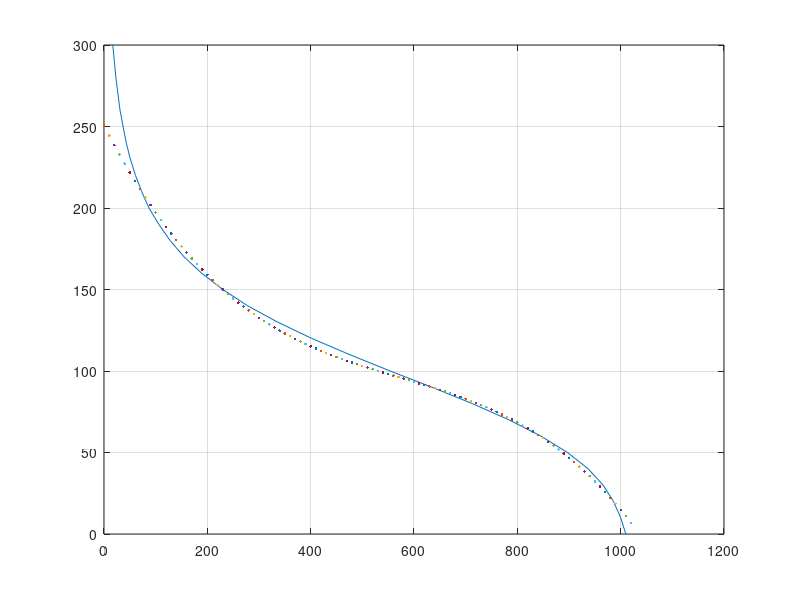

The MATLAB script that drew this image:
T = [17, 300 
    20, 290 
    23, 280 
    27, 270 
    31, 260 
    37, 250 
    43, 240 
    51, 230 
    61, 220 
    73, 210 
    87, 200 
   106, 190 
   128, 180 
   155, 170 
   189, 160 
   230, 150 
   278, 140 
   336, 130 
   402, 120 
   476, 110 
   554, 100 
   635,  90 
   713,  80 
   784,  70 
   846,  60 
   897,  50 
   937,  40 
   966,  30 
   986,  20 
  1000,  10 
  1010,   0]


x1 = T(10,1);
y1 = T(10,2);
x2 = T(16,1);
y2 = T(16,2);
x3 = T(22,1);
y3 = T(22,2);
x4 = T(29,1);
y4 = T(29,2);
Y = [y1 y2 y3 y4]';
L = [x1 x2 x3 x4]';
C = [3 2 1 0];
X = power(L,C);
Z = inv(X)*Y;

plot(T(:,1),T(:,2))
grid
hold on
for x=0:10:1023
    y=Z(1)*x^3+Z(2)*x^2+Z(3)*x+Z(4)
    plot(x,y,'.');
end
hold off